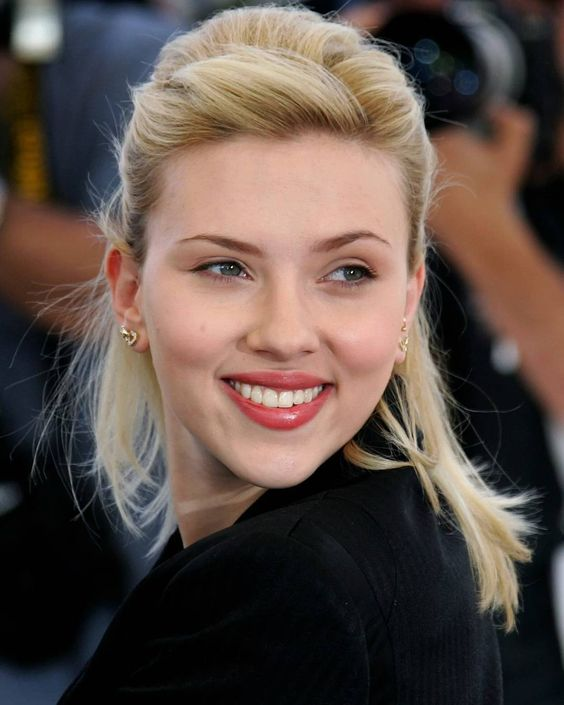
#> input picture scarlett_johansson.jpg, 564 x 705 px
$ python t.py
#> lines starting #> are read from the running program, lines starting #| are printed output that depends on the picture; after the words box and inside, x2 and y2 are one past the last pixel; in counts of white or black regions, pixels touching at a corner belong together
# add opencv: pip install opencv-python
import cv2

#image = cv2.imread("cr.png")
#image = cv2.imread("margot_robbie.jpg")
image = cv2.imread("scarlett_johansson.jpg")
#> image is the input picture: shape (705, 564, 3); mean B, G, R 71.1, 77.8, 92.6

smile_cascade = cv2.CascadeClassifier('haarcascade_smile.xml')
smiles  = smile_cascade.detectMultiScale(image, scaleFactor = 1.8, minNeighbors = 20)
#> smiles = [[219, 374, 117, 58], [175, 344, 210, 105]]

for (sx, sy, sw, sh) in smiles:
    cv2.rectangle(image, (sx, sy), ((sx + sw), (sy + sh)), (0, 255,0), 5)
#> this loop made 2 passes
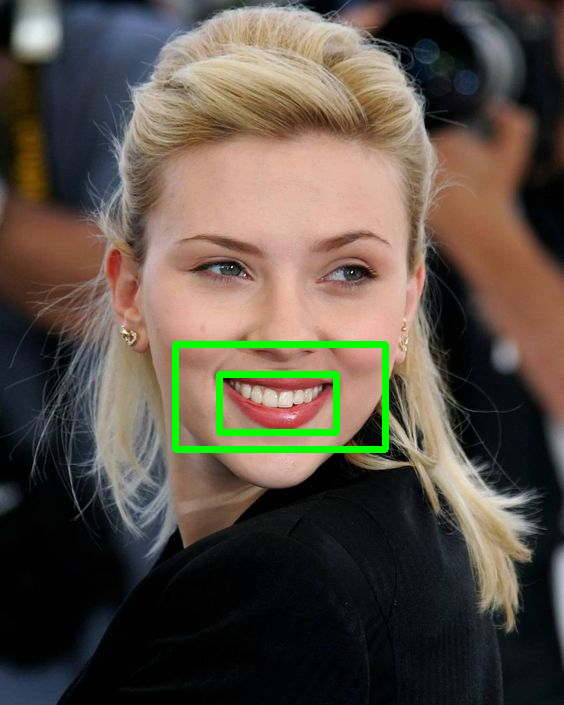
#> image: shape (705, 564, 3); 1.72% of pixels changed, all inside (x1, y1, x2, y2) = (172, 341, 389, 453)

cv2.imshow("Smile Detected", image)

cv2.waitKey(0)
cv2.destroyAllWindows()

$ run again, with cr.png saved as scarlett_johansson.jpg
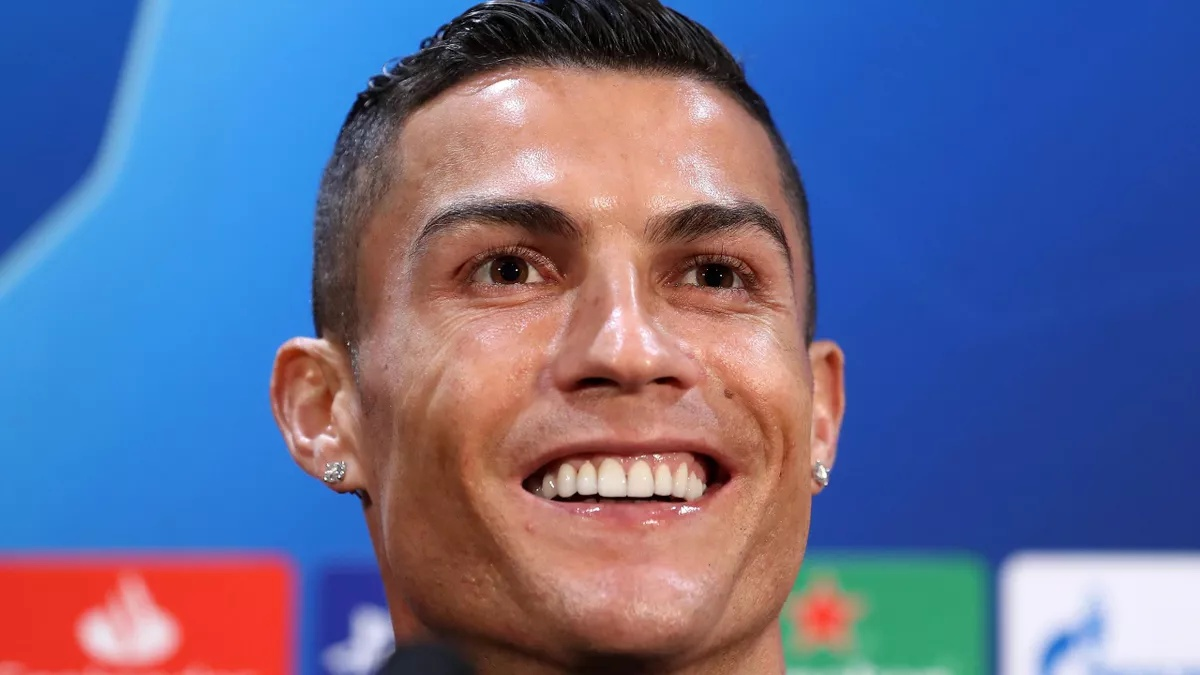
#> input picture cr.png, 1200 x 675 px
#> image is the input picture: shape (675, 1200, 3); mean B, G, R 147.6, 107.1, 99.5
#> smiles = [[446, 269, 117, 58], [431, 385, 378, 189]]
#> the loop `for (sx, sy, sw, sh) in smiles:` made 2 passes
#> after the loop `for (sx, sy, sw, sh) in smiles:`:
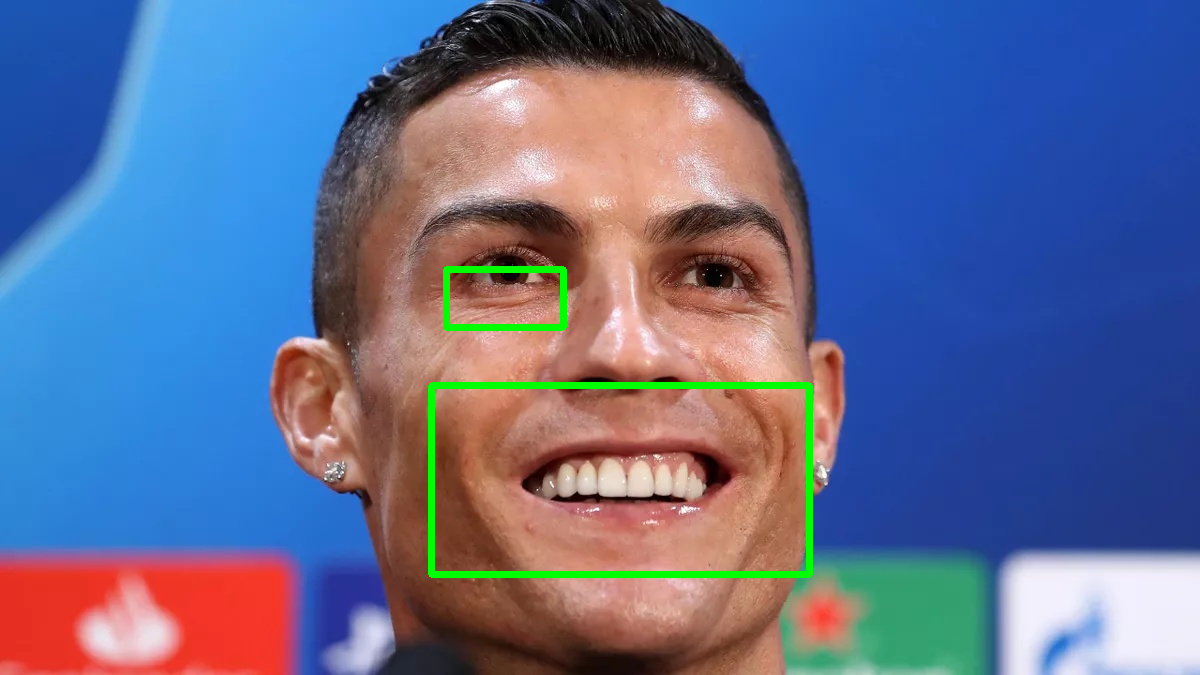
#> image: shape (675, 1200, 3); 1.28% of pixels changed, all inside (x1, y1, x2, y2) = (428, 266, 813, 578)

$ run again, with margot_robbie.jpg copied over scarlett_johansson.jpg
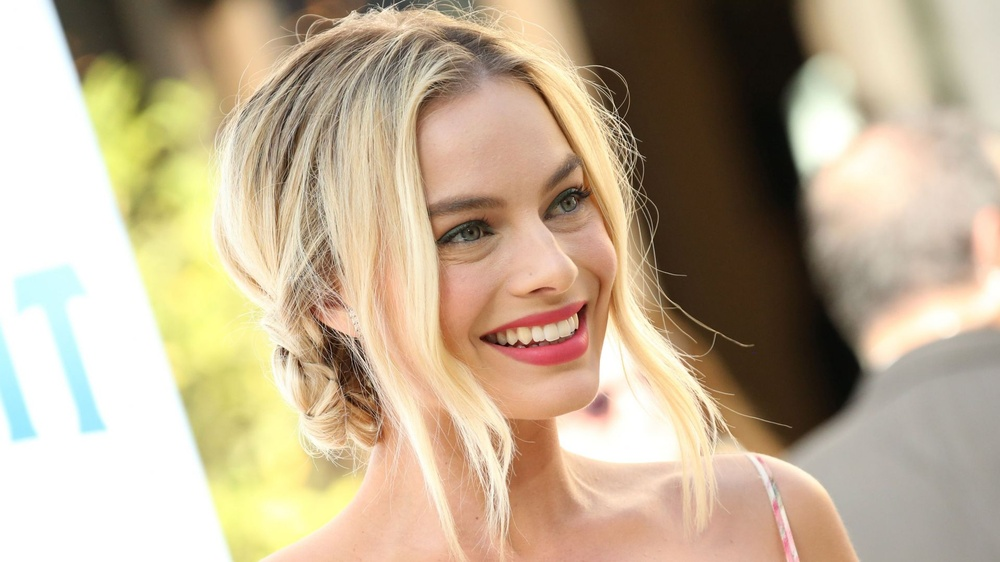
#> input picture margot_robbie.jpg, 1000 x 562 px, shrunk from 1920 x 1080 before the run
#> image is the input picture: shape (562, 1000, 3); mean B, G, R 147.4, 173.7, 191.6
#> smiles = [[475, 310, 117, 58]]
#> the loop `for (sx, sy, sw, sh) in smiles:` made 1 pass
#> after the loop `for (sx, sy, sw, sh) in smiles:`:
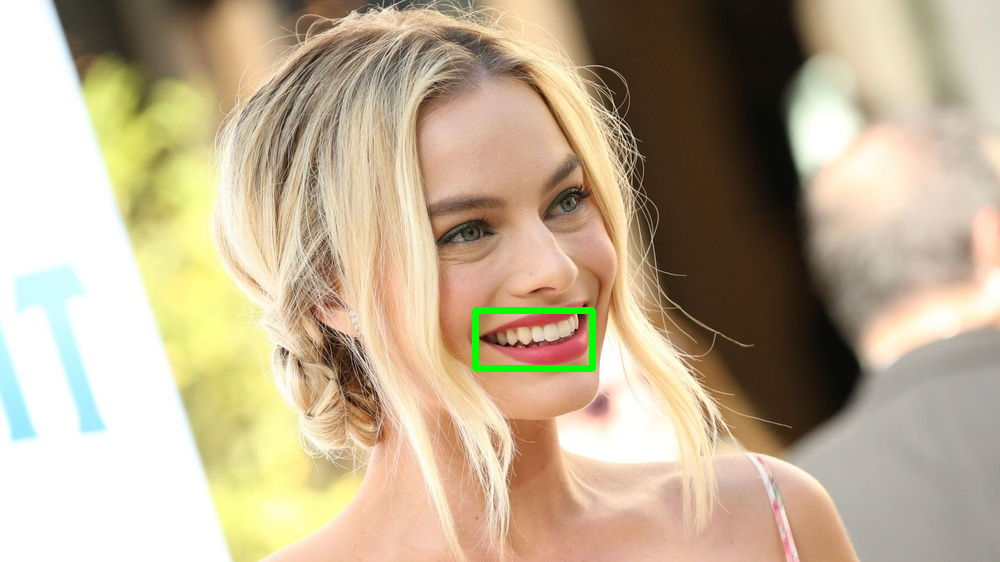
#> image: shape (562, 1000, 3); 0.43% of pixels changed, all inside (x1, y1, x2, y2) = (472, 307, 596, 372)
